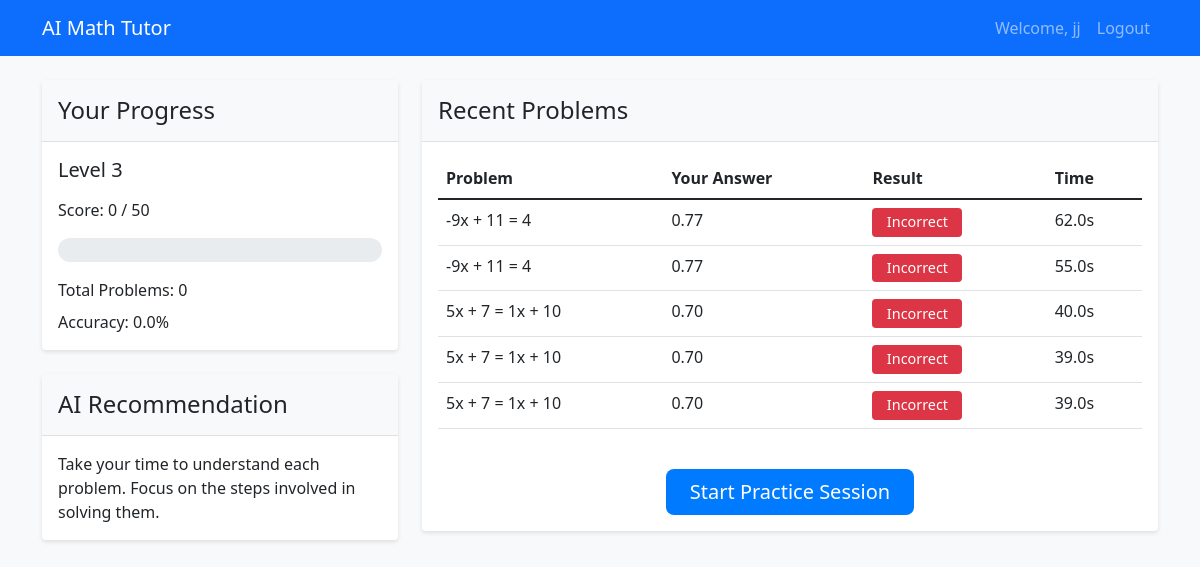
The page /dashboard (signed in) on the database its author committed.
### app.py (models this page shows)
class User(db.Model):
    id = db.Column(db.Integer, primary_key=True)
    username = db.Column(db.String(80), unique=True, nullable=False)
    level = db.Column(db.Integer, default=1)
    score = db.Column(db.Integer, default=0)
    total_problems = db.Column(db.Integer, default=0)
    correct_answers = db.Column(db.Integer, default=0)
    last_active = db.Column(db.DateTime, default=datetime.utcnow)

class ProblemHistory(db.Model):
    id = db.Column(db.Integer, primary_key=True)
    user_id = db.Column(db.Integer, db.ForeignKey('user.id'), nullable=False)
    problem = db.Column(db.String(200), nullable=False)
    answer = db.Column(db.Float, nullable=False)
    student_answer = db.Column(db.Float, nullable=True)
    is_correct = db.Column(db.Boolean, default=False)
    time_taken = db.Column(db.Float, nullable=True)
    created_at = db.Column(db.DateTime, default=datetime.utcnow)

### app.py (the view)
@app.route('/dashboard')
def dashboard():
    if 'username' not in session:
        return redirect(url_for('login'))
    user = User.query.get(session['user_id'])
    if not user:
        return redirect(url_for('logout'))
    recent_problems = ProblemHistory.query.filter_by(user_id=user.id)\
        .order_by(ProblemHistory.created_at.desc())\
        .limit(5).all()
    performance = math_tutor.get_performance_analysis()
    return render_template('dashboard.html',
                         user=user,
                         recent_problems=recent_problems,
                         performance=performance)

### templates/dashboard.html (shortened to what this page needs)
{% extends "base.html" %}
{% block content %}
<div class="row">
    <div class="col-md-4">
        <div class="card mb-4">
            <div class="card-header">
                <h4 class="mb-0">Your Progress</h4>
            </div>
            <div class="card-body">
                <h5 class="mb-3">Level {{ user.level }}</h5>
                <p class="mb-2">Score: {{ user.score }} / 50</p>
                <div class="progress mb-3">
                    {% set progress = ((user.score/50)*100)|round|int %}
                    {% set progress_class = 'progress-bar-' ~ ((progress//10)*10)|string %}
                </div>
                <p class="mb-2">Total Problems: {{ performance.total_problems }}</p>
                <p class="mb-0">Accuracy: {{ "%.1f"|format(performance.accuracy) }}%</p>
            </div>
        </div>
        <div class="card">
            <div class="card-header">
                <h4 class="mb-0">AI Recommendation</h4>
            </div>
            <div class="card-body">
                <p class="mb-0">{{ performance.suggestion }}</p>
            </div>
        </div>
    </div>
    <div class="col-md-8">
        <div class="card">
            <div class="card-header">
                <h4 class="mb-0">Recent Problems</h4>
            </div>
            <div class="card-body">
                {% if recent_problems %}
                    <div class="table-responsive">
                        <table class="table table-hover">
                            <thead>
                                <tr>
                                    <th>Problem</th>
                                    <th>Your Answer</th>
                                    <th>Result</th>
                                    <th>Time</th>
                                </tr>
                            </thead>
                            <tbody>
                                {% for problem in recent_problems %}
                                    <tr>
                                        <td>{{ problem.problem }}</td>
                                        <td>{{ "%.2f"|format(problem.student_answer) }}</td>
                                        <td>
                                            {% if problem.is_correct %}
                                                <span class="badge bg-success">Correct</span>
                                            {% else %}
                                                <span class="badge bg-danger">Incorrect</span>
                                            {% endif %}
                                        </td>
                                        <td>{{ "%.1f"|format(problem.time_taken) }}s</td>
                                    </tr>
                                {% endfor %}
                            </tbody>
                        </table>
                    </div>
                {% else %}
                    <div class="text-center py-4">
                        <p class="mb-0">No problems solved yet. Start practicing!</p>
                    </div>
                {% endif %}
                <div class="text-center mt-4">
                    <a href="{{ url_for('practice') }}" class="btn btn-lg btn-primary">
                        Start Practice Session
                    </a>
                </div>
            </div>
        </div>
    </div>
</div>
{% endblock %}

### static/css/style.css (style rules this page uses)
body { background-color: #f8f9fa; font-family: 'Segoe UI', Tahoma, Geneva, Verdana, sans-serif; }
.card { box-shadow: 0 2px 4px rgba(0,0,0,0.1); border: none; margin-bottom: 20px; }
.card-header { background-color: #f8f9fa; border-bottom: 1px solid rgba(0,0,0,0.1); padding: 1rem; }
.progress { height: 1.5rem; background-color: #e9ecef; border-radius: 1rem; margin: 1rem 0; overflow: hidden; }
.btn { padding: 0.5rem 1.5rem; border-radius: 0.5rem; transition: all 0.3s ease; }
.btn-primary { background-color: #007bff; border: none; }
.badge { padding: 0.5em 1em; font-size: 0.9rem; font-weight: 500; }

### rows shown on the page
User: level "3", score "0"
ProblemHistory: problem "-9x + 11 = 4", student_answer "0.77", is_correct "Incorrect", time_taken "62.0"
ProblemHistory: problem "-9x + 11 = 4", student_answer "0.77", is_correct "Incorrect", time_taken "55.0"
ProblemHistory: problem "5x + 7 = 1x + 10", student_answer "0.70", is_correct "Incorrect", time_taken "40.0"
ProblemHistory: problem "5x + 7 = 1x + 10", student_answer "0.70", is_correct "Incorrect", time_taken "39.0"
ProblemHistory: problem "5x + 7 = 1x + 10", student_answer "0.70", is_correct "Incorrect", time_taken "39.0"

### other values the page prints
{{ session.username }} "jj"
{{ performance.total_problems }} "0"
{{ "%.1f"|format(performance.accuracy) }} "0.0"
{{ performance.suggestion }} "Take your time to understand each problem. Focus on the steps involved in solving them."
